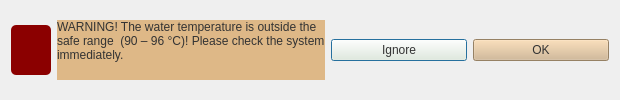
<?xml version="1.0" encoding="UTF-8"?>
<ui version="4.0">
 <class>WarningDialog</class>
 <widget class="QDialog" name="WarningDialog">
  <property name="geometry">
   <rect>
    <x>0</x>
    <y>0</y>
    <width>620</width>
    <height>100</height>
   </rect>
  </property>
  <property name="windowTitle">
   <string>Dialog</string>
  </property>
  <layout class="QHBoxLayout" name="horizontalLayout">
   <item>
    <widget class="QLabel" name="warning_icon">
     <property name="sizePolicy">
      <sizepolicy hsizetype="Expanding" vsizetype="Expanding">
       <horstretch>0</horstretch>
       <verstretch>0</verstretch>
      </sizepolicy>
     </property>
     <property name="maximumSize">
      <size>
       <width>40</width>
       <height>50</height>
      </size>
     </property>
     <property name="sizeIncrement">
      <size>
       <width>0</width>
       <height>0</height>
      </size>
     </property>
     <property name="styleSheet">
      <string notr="true">background-color: #8B0000;
color: white;
border-radius: 5px;
</string>
     </property>
     <property name="frameShape">
      <enum>QFrame::Shape::StyledPanel</enum>
     </property>
     <property name="text">
      <string/>
     </property>
     <property name="pixmap">
      <pixmap resource="resources.qrc">:/icons/alert-triangle.svg</pixmap>
     </property>
     <property name="scaledContents">
      <bool>true</bool>
     </property>
     <property name="alignment">
      <set>Qt::AlignmentFlag::AlignCenter</set>
     </property>
    </widget>
   </item>
   <item>
    <widget class="QLabel" name="warningMessage">
     <property name="maximumSize">
      <size>
       <width>16777215</width>
       <height>60</height>
      </size>
     </property>
     <property name="autoFillBackground">
      <bool>false</bool>
     </property>
     <property name="styleSheet">
      <string notr="true">background-color: #DEB887;  /* BurlyWood */
color: #333333;
</string>
     </property>
     <property name="frameShadow">
      <enum>QFrame::Shadow::Sunken</enum>
     </property>
     <property name="lineWidth">
      <number>3</number>
     </property>
     <property name="text">
      <string>WARNING! The water temperature is outside the safe range  (90 – 96 °C)! Please check the system immediately.</string>
     </property>
     <property name="scaledContents">
      <bool>false</bool>
     </property>
     <property name="alignment">
      <set>Qt::AlignmentFlag::AlignLeading|Qt::AlignmentFlag::AlignLeft|Qt::AlignmentFlag::AlignTop</set>
     </property>
     <property name="wordWrap">
      <bool>true</bool>
     </property>
    </widget>
   </item>
   <item>
    <widget class="QPushButton" name="btnIgnore">
     <property name="styleSheet">
      <string notr="true">background-color: #F5F5DC;
color: #333333;  /* a dark gray for contrast */
</string>
     </property>
     <property name="text">
      <string>Ignore</string>
     </property>
    </widget>
   </item>
   <item>
    <widget class="QPushButton" name="btnOK">
     <property name="styleSheet">
      <string notr="true">background-color: #D2B48C;  /* Tan */
color: #333333;
</string>
     </property>
     <property name="text">
      <string>OK</string>
     </property>
    </widget>
   </item>
  </layout>
 </widget>
 <resources>
  <include location="resources.qrc"/>
 </resources>
 <connections/>
</ui>
